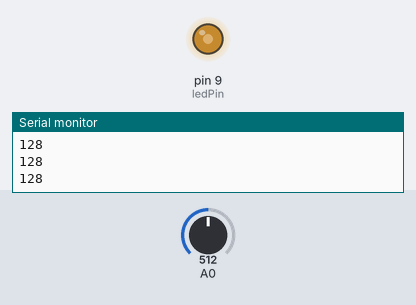
This sketch was run on a simulated Arduino Uno, built with avr-gcc and run on an emulated ATmega328P. On the bench: output pins drawn as LEDs (lit = HIGH), the last lines printed to the serial monitor. The inputs (shaded band) are chosen by the test bench; at power-on: A0 = 512.

Above: at 1.2 s.
1.3 s: A0 set to 716
At 2.5 s:
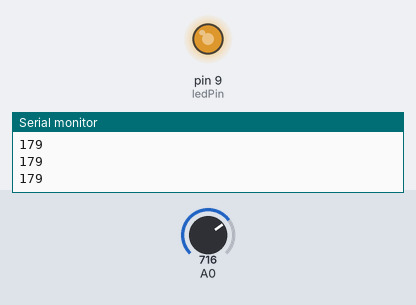
2.8 s: A0 set to 900
At 3.8 s:
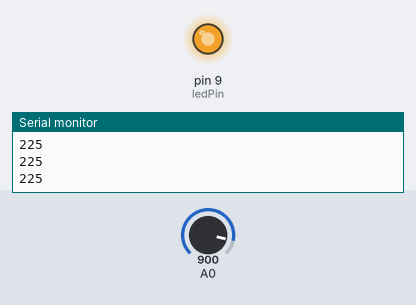
4.3 s: A0 set to 122
At 4.8 s:
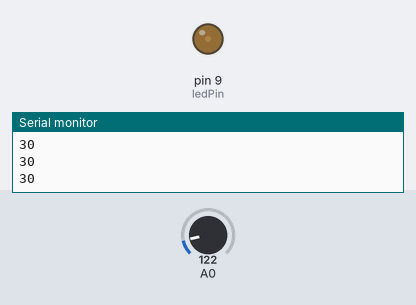
5.8 s: A0 set to 0
At 7.2 s:
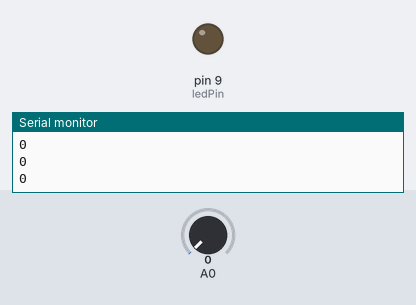
Timing chart, 0 to 8.3 s (numbered marks = the images above; inputs shaded):
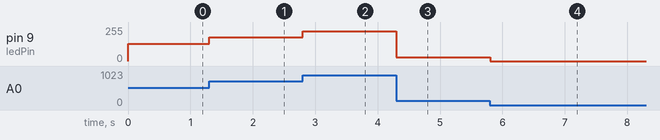

The sketch:

potentiometer.ino
```cpp
// Project 4: Potentiometer

// The purpose of this project was to create a design which changes the brightness of and LED based on the input reading from a potentiometer.

// Group Members: Josh Wild, Dayne Newman
// Group Number: 14 (not sure this is what the bottom of the breadboard said)
// Date: 3/4/2025
// Code written by: Both team members


const int ledPin = 9; // pin that the LED is attached to
int analogValue = 0; // value read from the potentiometer
int brightness = 0; // PWM pin that the LED is on.

void setup() {
  // put your setup code here, to run once:
  // initialize serial communications at 9600 bps:
  Serial.begin(9600);
  // declare the led pin as an output:
  pinMode(ledPin, OUTPUT);
}

void loop() {
  // put your main code here, to run repeatedly:
  analogValue = analogRead(A0);// read the value
  brightness = analogValue /4;//divide by 4 to fit in a byte
  analogWrite(ledPin, brightness);//PWM the LED with the brightness value
  Serial.println(brightness);// print the brightness
}
```

Measured:
- after the input at 1.3 s, pin 9 (ledPin): 128/255 → 179/255 at once
- after the input at 2.8 s, pin 9 (ledPin): 179/255 → 225/255 at once
- after the input at 4.3 s, pin 9 (ledPin): 225/255 → 30/255 at once
- after the input at 5.8 s, pin 9 (ledPin): 30/255 → 0/255 at once
